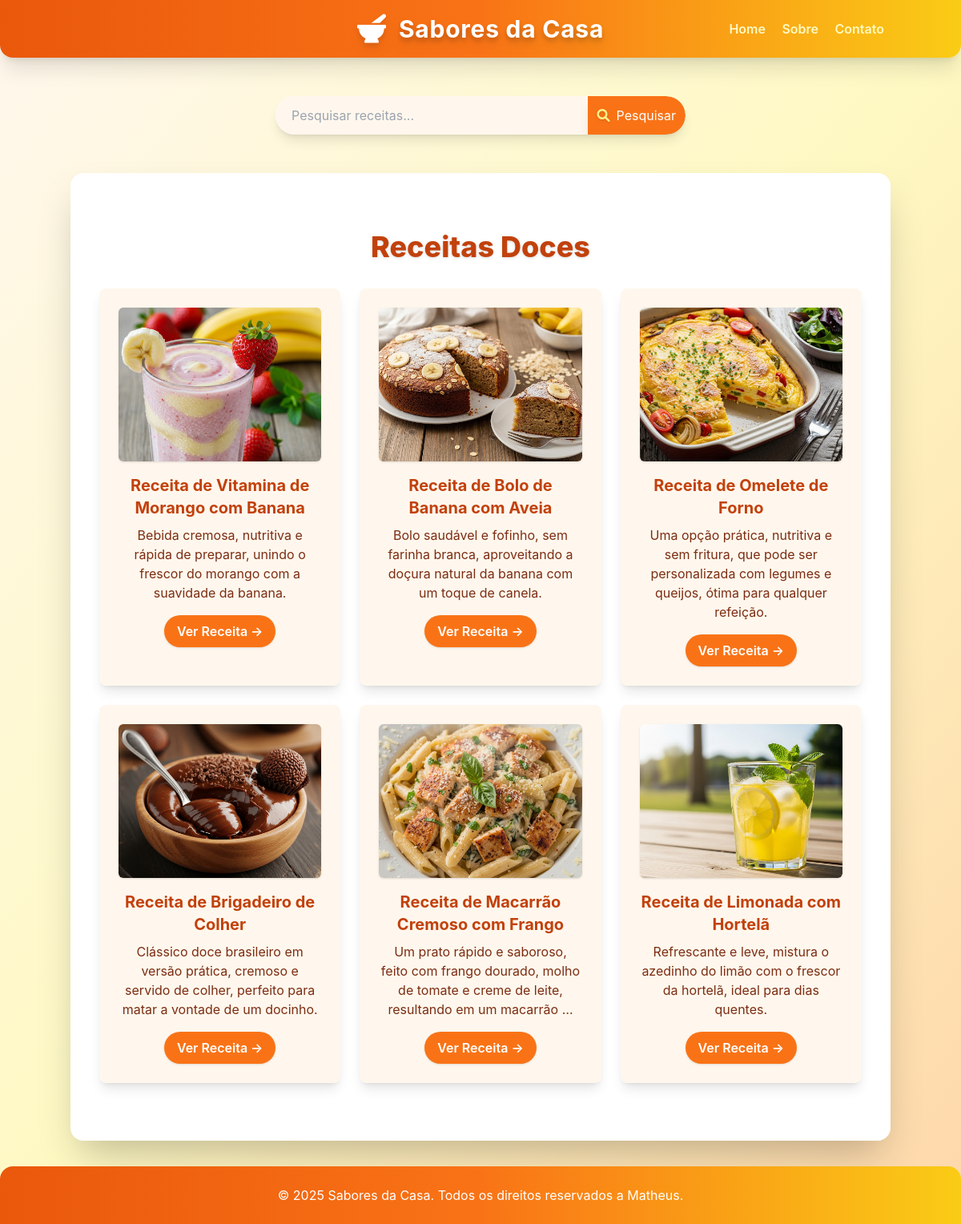
Page /receitas/categoria/doces/ on the earlier database version.
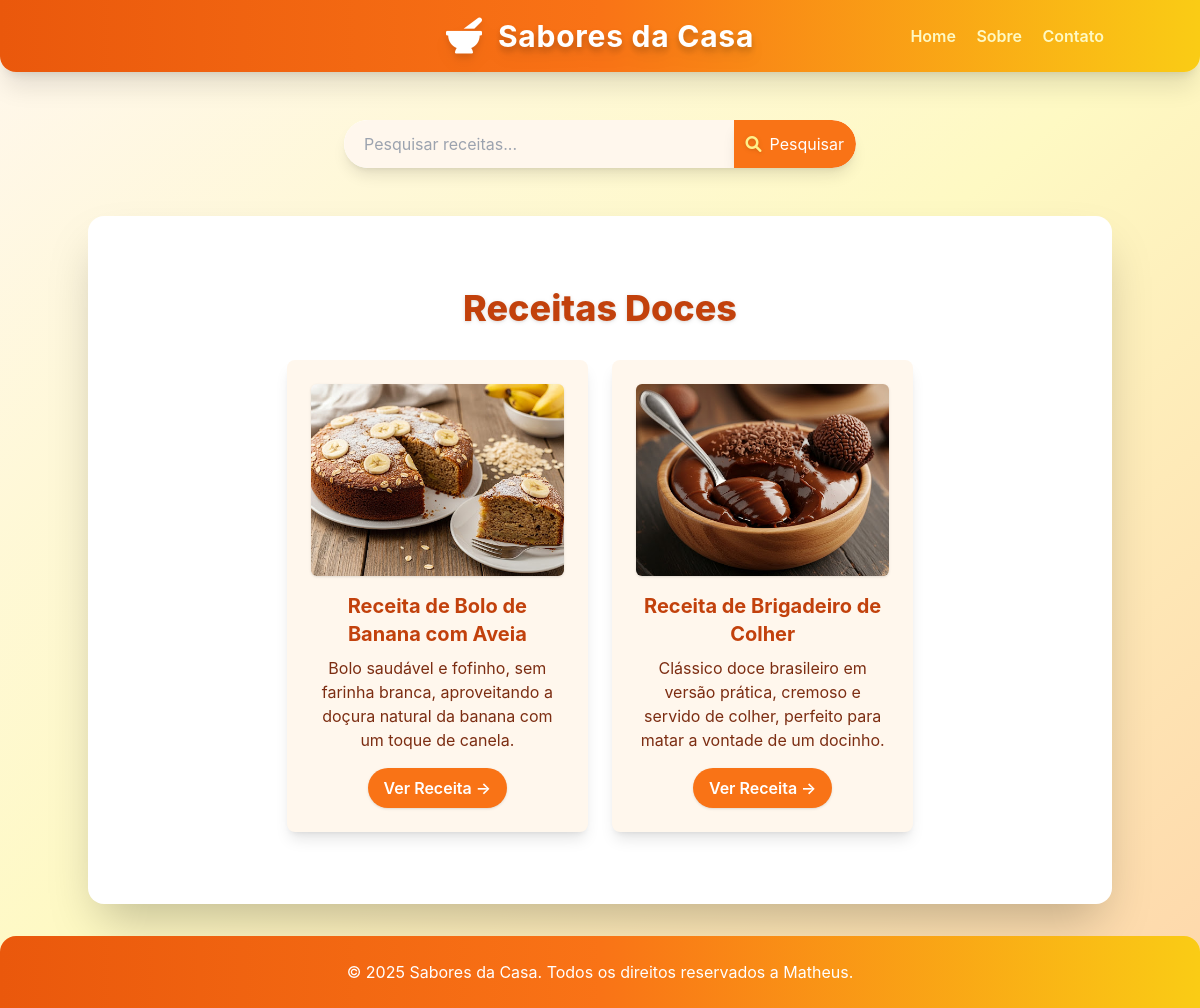
Same page on the later database version.
### receitas/models.py (models this page shows, shortened)
class Receita(models.Model):
    CATEGORIAS = [
        ("doces", "Doces"),
        ("salgadas", "Salgadas"),
        ("bebidas", "Bebidas"),
    ]
    title = models.CharField(max_length=200)
    description = models.TextField()
    ingredients = models.TextField()
    instructions = models.TextField()
    categoria = models.CharField(max_length=20, choices=CATEGORIAS, default="doces")
    image = models.ImageField(upload_to="receitas/images/", null=True, blank=True)
    created_at = models.DateTimeField(auto_now_add=True)
    updated_at = models.DateTimeField(auto_now=True)
    class Meta:
        verbose_name = "Receita"
        verbose_name_plural = "Receitas"
        ordering = ["-created_at"]

### receitas/views.py (the view)
# urls.py: path('categoria/<str:categoria>/', views.categoria_receitas, name='categoria_receitas'),
def categoria_receitas(request, categoria):
    receitas = Receita.objects.filter(categoria__iexact=categoria)
    return render(
        request,
        "receitas/categoria.html",
        {"categoria": categoria, "receitas": receitas},
    )

### receitas/templates/receitas/categoria.html (shortened to what this page needs)
{% extends 'receitas/base.html' %}
{% block content %}
<div class="text-center mt-12 mb-12">
    <h2 class="text-4xl font-extrabold mb-8 text-orange-700 drop-shadow">
        Receitas {{ categoria|title }}
    </h2>
    <div class="flex flex-wrap justify-center gap-6">
        {% for receita in receitas %}
            <div class="w-full sm:w-[calc(50%-1.5rem)] lg:w-[calc(33.333%-1.5rem)] bg-orange-50 p-6 rounded-lg shadow-lg hover:shadow-2xl transition-shadow duration-300 ease-in-out">
                {% if receita.image %}
                    <img src="{{ receita.image.url }}" alt="Imagem de {{ receita.title }}" class="w-full h-48 object-cover rounded-md mb-4 shadow">
                {% endif %}
                <h3 class="text-xl font-bold mb-2 text-orange-700">{{ receita.title }}</h3>
                <p class="text-orange-900 mb-4">{{ receita.description|truncatewords:20 }}</p>
                <a href="{% url 'receita_detail' receita.id %}" class="inline-block bg-orange-500 hover:bg-orange-600 text-white font-semibold py-2 px-4 rounded-full shadow transition-colors duration-300">
                    Ver Receita &rarr;
                </a>
            </div>
        {% empty %}
            <p class="text-center text-orange-500 col-span-full">Nenhuma receita encontrada nesta categoria.</p>
        {% endfor %}
    </div>
</div>
{% endblock %}

Differences in the rows shown:
no longer on this page (row edited): Receita: image (picture), title "Receita de Vitamina de Morango com Banana", description "Bebida cremosa, nutritiva e rápida de preparar, unindo o frescor do morango com a suavidade da banana."
no longer on this page (row edited): Receita: image (picture), title "Receita de Omelete de Forno", description "Uma opção prática, nutritiva e sem fritura, que pode ser personalizada com legumes e queijos, ótima para qualquer refeição."
no longer on this page (row edited): Receita: image (picture), title "Receita de Macarrão Cremoso com Frango", description "Um prato rápido e saboroso, feito com frango dourado, molho de tomate e creme de leite, resultando em um macarrão …"
no longer on this page (row edited): Receita: image (picture), title "Receita de Limonada com Hortelã", description "Refrescante e leve, mistura o azedinho do limão com o frescor da hortelã, ideal para dias quentes."
